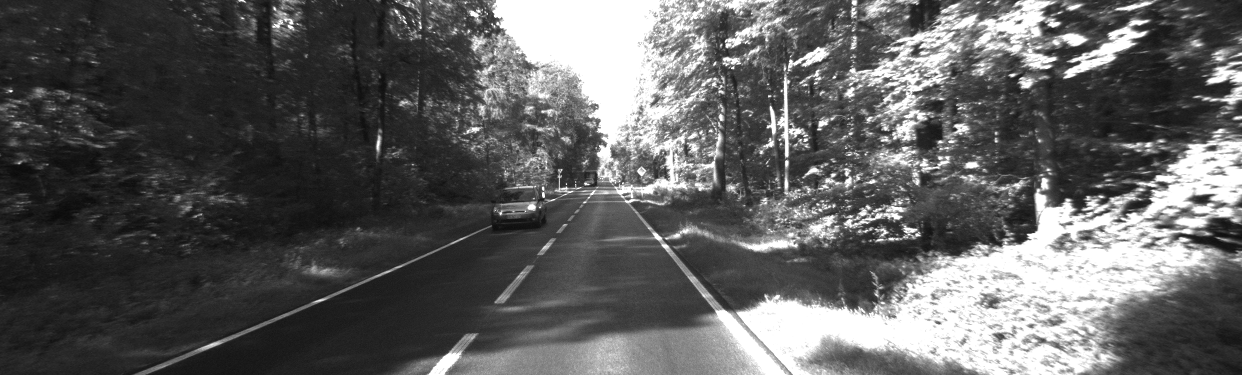
#> input picture js_recursive_stereo/resources/left_0000000000.png, 1242 x 375 px
$ python stereo_match.py
#> lines starting #> are read from the running program, lines starting #| are printed output that depends on the picture; after the words box and inside, x2 and y2 are one past the last pixel; in counts of white or black regions, pixels touching at a corner belong together
#!/usr/bin/env python

'''
Simple example of stereo image matching and point cloud generation.

Resulting .ply file cam be easily viewed using MeshLab ( http://meshlab.sourceforge.net/ )
'''

# Python 2/3 compatibility
from __future__ import print_function

import numpy as np
import cv2 as cv
from matplotlib import pyplot as plt

ply_header = '''ply
format ascii 1.0
element vertex %(vert_num)d
property float x
property float y
property float z
property uchar red
property uchar green
property uchar blue
end_header
'''

def write_ply(fn, verts, colors):
    verts = verts.reshape(-1, 3)
    colors = colors.reshape(-1, 3)
    verts = np.hstack([verts, colors])
    with open(fn, 'wb') as f:
        f.write((ply_header % dict(vert_num=len(verts))).encode('utf-8'))
        np.savetxt(f, verts, fmt='%f %f %f %d %d %d ')


if __name__ == '__main__':
    print('loading images...')
    imgL = cv.imread('../resources/left_0000000000.png')  # downscale images for faster processing
#> imgL is the input picture: shape (375, 1242, 3); min 9, max 255, mean 94.6
    imgR = cv.imread('../resources/right_0000000000.png')
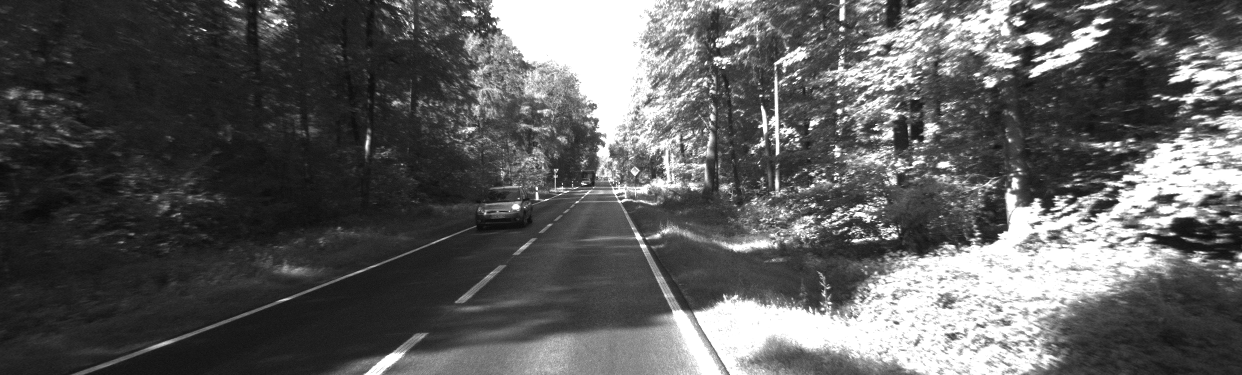
#> input picture js_recursive_stereo/resources/right_0000000000.png, 1242 x 375 px
#> imgR is the input picture: shape (375, 1242, 3); min 8, max 255, mean 93.6

    # disparity range is tuned for 'aloe' image pair
    window_size = 3
    min_disp = 0
    num_disp = 64
    stereo = cv.StereoSGBM_create(minDisparity = min_disp,
        numDisparities = num_disp,
        blockSize = 16,
        P1 = 8*3*window_size**2,
        P2 = 32*3*window_size**2,
        disp12MaxDiff = 1,
        uniquenessRatio = 10,
        speckleWindowSize = 100,
        speckleRange = 32
    )

    print('computing disparity...')
    #disp = stereo.compute(imgL, imgR).astype(np.float32) / 16.0
    disp = stereo.compute(imgL, imgR).astype(np.float32) / 16.0
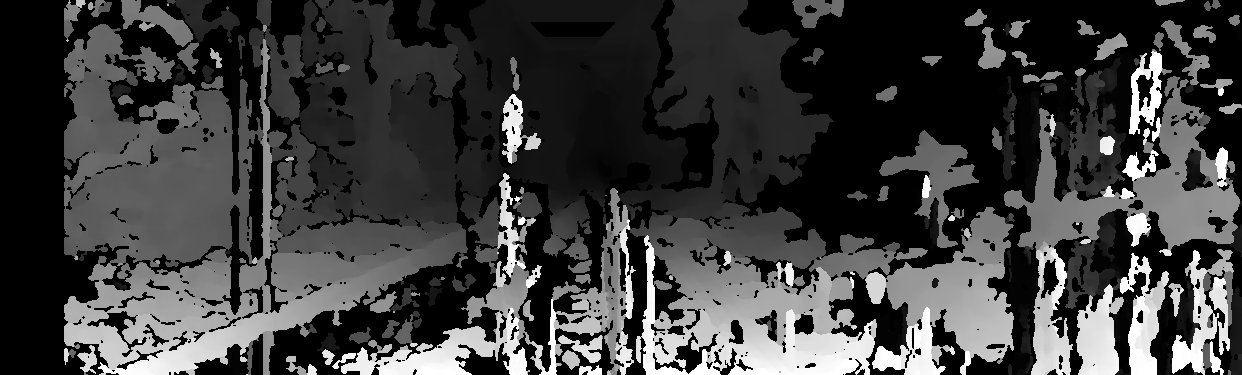
#> disp: shape (375, 1242) float32; min -1, max 63, mean 14.6; drawn with min black and max white

    print('generating 3d point cloud...',)
    h, w = imgL.shape[:2]
#> h = 375; w = 1242
    f = 0.8*w                          # guess for focal length
#> f = 993.6
    Q = np.float32([[1, 0, 0, -0.5*w],
                    [0,-1, 0,  0.5*h], # turn points 180 deg around x-axis,
                    [0, 0, 0,     -f], # so that y-axis looks up
                    [0, 0, 1,      0]])
    points = cv.reprojectImageTo3D(disp, Q)
#> points: shape (375, 1242, 3) float32; 2.1% of the values are NaN or infinite; the others: min -1766.4, max 993.6, mean 109.7
    colors = cv.cvtColor(imgL, cv.COLOR_BGR2RGB)
    mask = disp > disp.min()
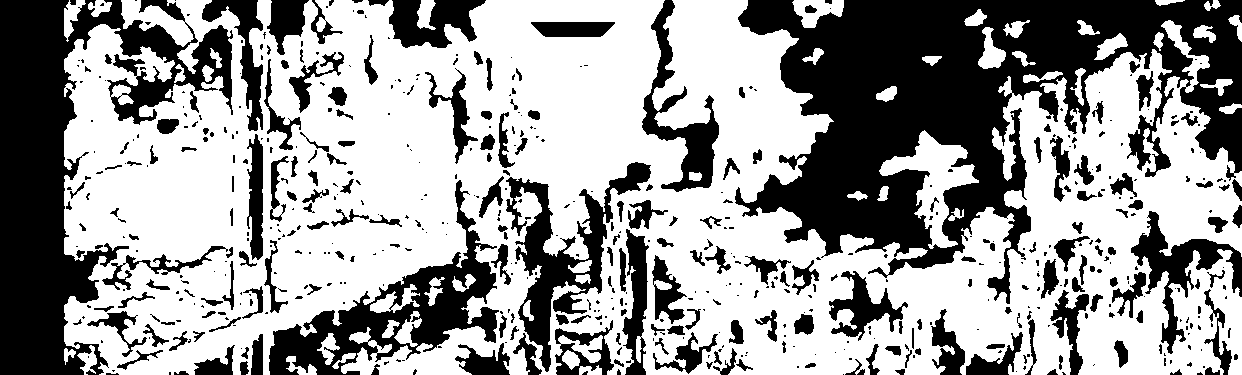
#> mask: shape (375, 1242) bool; 61.1% white; 591 black regions (355 under 20 px), largest, box (x1, y1, x2, y2) and area: (735, 0, 1242, 304) 69625, (0, 0, 233, 375) 34615, (269, 180, 499, 375) 11767
    out_points = points[mask]
    out_colors = colors[mask]
    out_fn = 'out.ply'
    write_ply('out.ply', out_points, out_colors)
    print('%s saved' % 'out.ply')

    plt.imshow(disp)
    plt.show()
    # [5 lines of commented-out code are left out]
